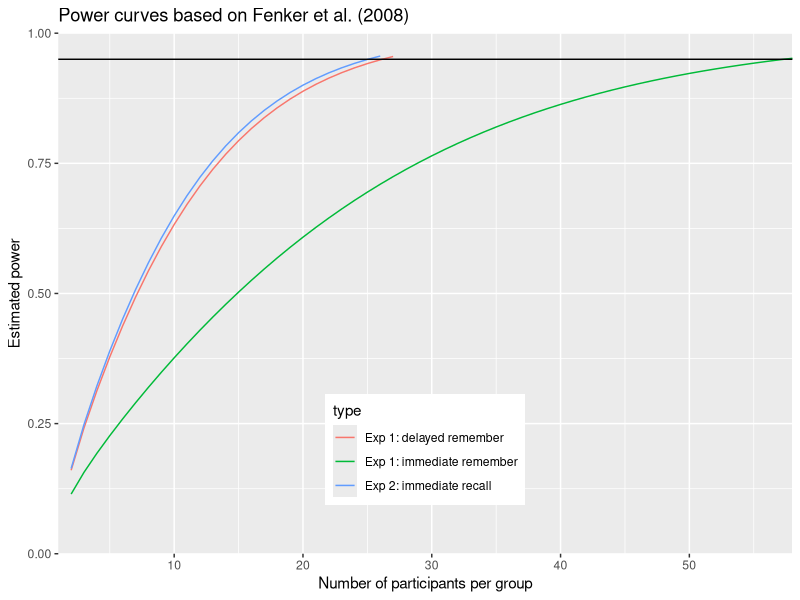

This figure's R source:
## ---- chunk 1
knitr::opts_chunk$set(echo = TRUE, 
                      warning = FALSE, 
                      message = FALSE)
options(scipen = 30)
## ---- chunk 2
library(ggplot2)
library(pwr)
## ---- chunk 3
cohensD <- function(m1, sd1, m2, sd2){
  # Calculates the effect size cohen's d based on means and standard deviations
  return((m2 - m1)/sqrt((sd2*sd2 + sd1 * sd1)/2))
}

# From Table 1
effectSize_exp1_remember_immediate <- cohensD(28, 15, 40, 23)
effectSize_exp1_remember_delayed   <- cohensD(16, 10, 30, 19)

# From Table 3
effectSize_exp2_recall_immediate   <- cohensD(45, 9, 55, 12)
## ---- chunk 4
# This is the power I want to have in this experiment
powerAim <- 0.95 

# For Exp1, remember, immediate 
n_exp1_remember_immediate          <- 1
powerVal_exp1_remember_immediate   <- c(0)
while(max(powerVal_exp1_remember_immediate) < powerAim){
   n_exp1_remember_immediate <- n_exp1_remember_immediate + 1
  powerVal_exp1_remember_immediate[n_exp1_remember_immediate] <- pwr.t.test(n = n_exp1_remember_immediate,
                                                        d = effectSize_exp1_remember_immediate,
                                                        type = 'two.sample',
                                                        alternative = 'greater')$power
}
# Replace zero with NA
powerVal_exp1_remember_immediate[1] <- NA

# For Exp1, remember, delayed 
n_exp1_remember_delayed          <- 1
powerVal_exp1_remember_delayed   <- c(0)
while(max(powerVal_exp1_remember_delayed) < powerAim){
   n_exp1_remember_delayed <- n_exp1_remember_delayed + 1
  powerVal_exp1_remember_delayed[n_exp1_remember_delayed] <- pwr.t.test(n = n_exp1_remember_delayed,
                                                        d = effectSize_exp1_remember_delayed,
                                                        type = 'two.sample',
                                                        alternative = 'greater')$power
}
# Replace zero with NA
powerVal_exp1_remember_delayed[1] <- NA

# For Exp2, recall, immediate 
n_exp2_recall_immediate           <- 1
powerVal_exp2_recall_immediate    <- c(0)
while(max(powerVal_exp2_recall_immediate) < powerAim){
   n_exp2_recall_immediate <- n_exp2_recall_immediate + 1
  powerVal_exp2_recall_immediate[n_exp2_recall_immediate] <- pwr.t.test(n = n_exp2_recall_immediate,
                                                        d = effectSize_exp2_recall_immediate,
                                                        type = 'two.sample',
                                                        alternative = 'greater')$power
}
# Replace zero with NA
powerVal_exp2_recall_immediate[1] <- NA

# Concatente to one data frame
powerVal_DF <- data.frame(type = c(rep('Exp 1: immediate remember', length(powerVal_exp1_remember_immediate)),
                                   rep('Exp 1: delayed remember', length(powerVal_exp1_remember_delayed)),
                                   rep('Exp 2: immediate recall', length(powerVal_exp2_recall_immediate))),
                          n = c(1:n_exp1_remember_immediate,
                                1:n_exp1_remember_delayed,
                                1:n_exp2_recall_immediate),
                          power = c(powerVal_exp1_remember_immediate,
                                    powerVal_exp1_remember_delayed, 
                                    powerVal_exp2_recall_immediate))

# Plot power curve
ggplot(powerVal_DF, aes(x = n, y = power, colour = type)) + geom_line() + 
  geom_hline(yintercept = powerAim) +
  labs(y = 'Estimated power', 
       x = 'Number of participants per group', 
       title = 'Power curves based on Fenker et al. (2008)') + 
  coord_cartesian(expand = FALSE, ylim = c(0, 1)) +
  theme(legend.position = c(0.5, 0.2))
